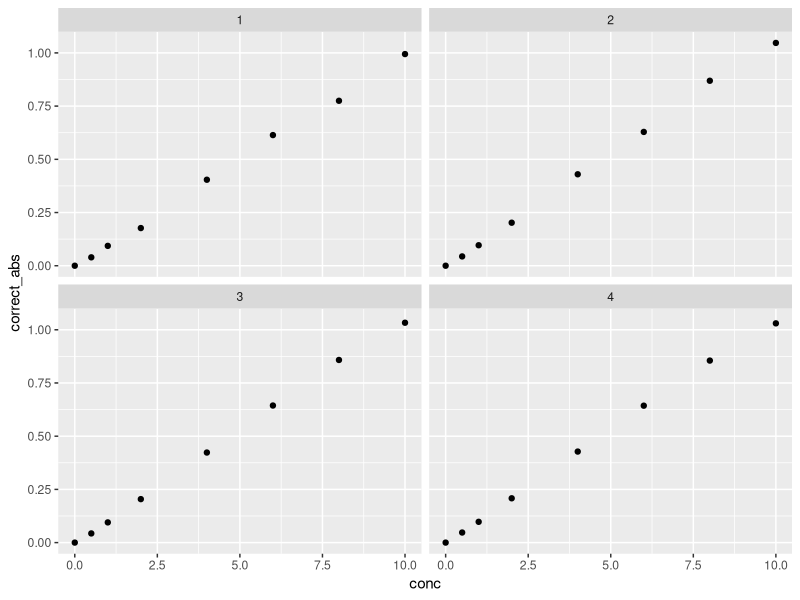
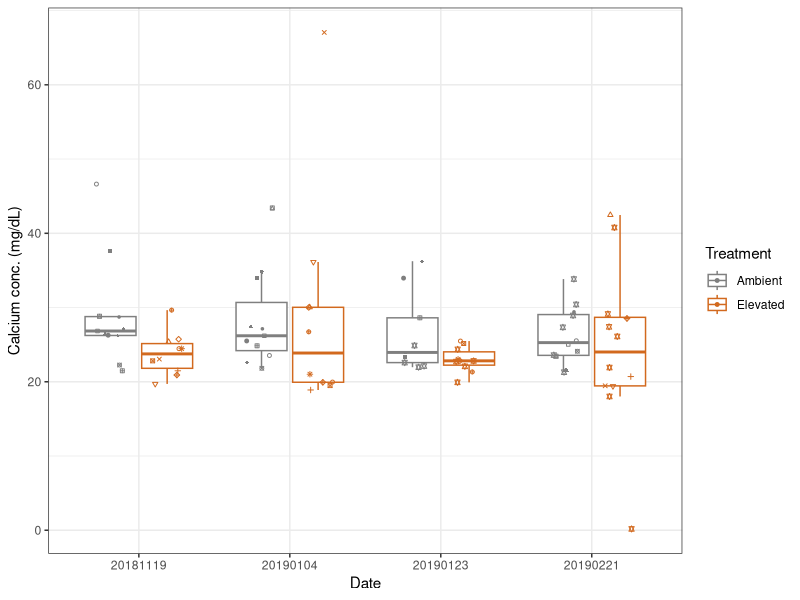

These figures' R source, in order: (Note: this script raises an error after producing the figures.)
## ---- chunk 1
library(readxl)
library(dplyr)
library(tidyr)
library(ggplot2)
## ---- chunk 2
ca_data <- read_xlsx("../data/20201125/CompiledData.xlsx")

sample_info <- read_xlsx("../data/20201125/CompiledData.xlsx", sheet = 'SampleInfo' )

histology_data <- read_xlsx("../../amb_v_constantlow_brood_data/histology_scoring/HistologyScores_STRIGG.xlsx")
## ---- chunk 3
ca_data_sum <- ca_data %>% group_by(Plate, ID) %>% summarise(mean_abs = mean(`Absorbance @ 570 (1.0s) (A)`))

## ---- chunk 4
ca_data_sum_corrected <- ca_data_sum %>% group_by(Plate) %>% mutate(correct_abs = mean_abs - mean_abs[which(ID == "STD_A")])

## ---- chunk 5
ca_data_sum_corrected$conc <- NA

for (i in 1:nrow(ca_data_sum_corrected)){
  if(ca_data_sum_corrected$ID[i]=="STD_A"){
    ca_data_sum_corrected$conc[i] <- 0
  }
  if(ca_data_sum_corrected$ID[i]=="STD_B"){
    ca_data_sum_corrected$conc[i] <- 0.5
  }
  if(ca_data_sum_corrected$ID[i]=="STD_C"){
    ca_data_sum_corrected$conc[i] <- 1
  }
  if(ca_data_sum_corrected$ID[i]=="STD_D"){
    ca_data_sum_corrected$conc[i] <- 2
  }
  if(ca_data_sum_corrected$ID[i]=="STD_E"){
    ca_data_sum_corrected$conc[i] <- 4
  }
  if(ca_data_sum_corrected$ID[i]=="STD_F"){
    ca_data_sum_corrected$conc[i] <- 6
  }
  if(ca_data_sum_corrected$ID[i]=="STD_G"){
    ca_data_sum_corrected$conc[i] <- 8
  }
  if(ca_data_sum_corrected$ID[i]=="STD_H"){
    ca_data_sum_corrected$conc[i] <- 10
  }
}

## ---- chunk 6

ggplot(ca_data_sum_corrected[grep("STD",ca_data_sum_corrected$ID),], aes(conc,correct_abs)) + geom_point() + facet_wrap(~Plate)
## ---- chunk 7

#plate 1
summary(lm(conc ~ correct_abs, data = ca_data_sum_corrected[which(ca_data_sum_corrected$Plate ==1 & substr(ca_data_sum_corrected$ID,1,3) == "STD"),]))

#plate 2
summary(lm(conc ~ correct_abs, data = ca_data_sum_corrected[which(ca_data_sum_corrected$Plate ==2 & substr(ca_data_sum_corrected$ID,1,3) == "STD"),]))

#plate 3
summary(lm(conc ~ correct_abs, data = ca_data_sum_corrected[which(ca_data_sum_corrected$Plate ==3 & substr(ca_data_sum_corrected$ID,1,3) == "STD"),]))

#plate 4
summary(lm(conc ~ correct_abs, data = ca_data_sum_corrected[which(ca_data_sum_corrected$Plate ==4 & substr(ca_data_sum_corrected$ID,1,3) == "STD"),]))


# I also did this in excel and I get different values (see below); since I trust excel more than this lm, I'm going with the excel values

#excel slope and intercept values
# plate 1:
  # slope: 0.0999
  # intercept: -0.0064

#plate 2: 
  # slope: 0.1067
  # intercept: -0.0057

#plate 3: 
  # slope: 0.1057
  # intercept: -0.0038

#plate 4:
  # slope: 0.1051
  # intercept: -0.0002
## ---- chunk 8

# conc. = (corrected sample abs - y intercept / slope) * sample dilution
for (i in 1:nrow(ca_data_sum_corrected)){
  if(substr(ca_data_sum_corrected$ID[i],1,3)!="STD" & ca_data_sum_corrected$Plate[i] == 1){
    ca_data_sum_corrected$conc[i] <- ((ca_data_sum_corrected$correct_abs[i] + 0.0064) / 0.0999) * 4
  }
  if(substr(ca_data_sum_corrected$ID[i],1,3)!="STD" & ca_data_sum_corrected$Plate[i] == 2){
    ca_data_sum_corrected$conc[i] <- ((ca_data_sum_corrected$correct_abs[i] + 0.0057) / 0.1067) * 4
  }
  if(substr(ca_data_sum_corrected$ID[i],1,3)!="STD" & ca_data_sum_corrected$Plate[i] == 3){
    ca_data_sum_corrected$conc[i] <- ((ca_data_sum_corrected$correct_abs[i] + 0.0038) / 0.1057) * 4
  }
  if(substr(ca_data_sum_corrected$ID[i],1,3)!="STD" & ca_data_sum_corrected$Plate[i] == 4){
    ca_data_sum_corrected$conc[i] <- ((ca_data_sum_corrected$correct_abs[i] + 0.0002) / 0.1051) * 4
  }
}

#correct conc for ID 01/23-037L which was a 1:7 dilution (5uL in 35uL total)
ca_data_sum_corrected[which(ca_data_sum_corrected$ID == "01/23-037L"),"conc"] <- (data.frame((ca_data_sum_corrected[which(ca_data_sum_corrected$ID == "01/23-037L"),"correct_abs"]) + 0.0064) / 0.0999) * 7

## ---- chunk 9
#first check ID is the exact same as the label
head(sample_info[which(sample_info$ID!= sample_info$Label),])

#now create ID column to match with plate reader data
sample_info$ID <- paste0(substr(sample_info$Date,5,6),"/",substr(sample_info$Date,7,8),"-",sample_info$Label)



#merge sample info with plate reader data
ca_data_sum_corrected_info <- merge(ca_data_sum_corrected, sample_info, by = "ID")


#create a column with the number of sampling points called "freq"
ca_data_sum_corrected_info <- merge(ca_data_sum_corrected_info,table(Label = ca_data_sum_corrected_info$Label), by =  "Label")

#create a column with factors to use for labeling individuals with multiple sampling points

ca_data_sum_corrected_info$name <- factor(ifelse(ca_data_sum_corrected_info$Freq !=1,paste0(ca_data_sum_corrected_info$Label,"_",ca_data_sum_corrected_info$Freq),1))

## ---- chunk 10
ggplot(ca_data_sum_corrected_info, aes(x = factor(Date), y = conc, group = interaction(Treatment,factor(Date)),color = Treatment)) + geom_boxplot(outlier.shape = NA) + geom_point(shape = ca_data_sum_corrected_info$name,size=1,position = position_jitterdodge(jitter.width = 0.2)) + theme_bw() + labs(x = "Date", y = "Calcium conc. (mg/dL)") + scale_shape_manual(values=1:nlevels(ca_data_sum_corrected_info$name))  + scale_color_manual(values = c("gray50", "chocolate"))

## ---- chunk 11
aov_data <- aov(conc ~ Treatment * Date, data = ca_data_sum_corrected_info)
summary(aov_data)

## ---- chunk 12
ggplot(ca_data_sum_corrected_info, aes(x = factor(Date), y = conc, group = interaction(Sex,Treatment,factor(Date)),color = Treatment, fill = Sex)) + geom_boxplot(outlier.shape = NA) + geom_point(shape = ca_data_sum_corrected_info$name,size=1,position = position_jitterdodge(jitter.width = 0.1)) + theme_bw() + labs(x = "Date", y = "Calcium conc. (mg/dL)") + scale_shape_manual(values=1:nlevels(ca_data_sum_corrected_info$name)) + scale_color_manual(values = c("gray50", "chocolate")) + scale_fill_manual(values = c("wheat1","lightblue1"))

## ---- chunk 13
#create a column for days to go into 
ca_data_sum_corrected_info$days <- NA


for(i in 1:nrow(ca_data_sum_corrected_info)){
  if(ca_data_sum_corrected_info$Date[i] == "20181119"){
    ca_data_sum_corrected_info$days[i] <- "7"
  }
  if(ca_data_sum_corrected_info$Date[i] == "20190104"){
    ca_data_sum_corrected_info$days[i] <- "53"
  }
  if(ca_data_sum_corrected_info$Date[i] == "20190123"){
    ca_data_sum_corrected_info$days[i] <- "72"
  }
  if(ca_data_sum_corrected_info$Date[i] == "20190221"){
    ca_data_sum_corrected_info$days[i] <- "93 + 8 day recovery"
  }
}

ca_data_sum_corrected_info$days <- factor(ca_data_sum_corrected_info$days, levels = c("7", "53", "72", "93 + 8 day recovery"))

count_summary <- ca_data_sum_corrected_info %>% group_by(Sex,days) %>% count()

## ---- chunk 14
ggplot(ca_data_sum_corrected_info, aes(x = days, y = conc, group = interaction(Sex,Treatment,days),fill = Treatment)) + geom_boxplot(outlier.shape = NA) + geom_point(size=1,shape = 1,position = position_jitterdodge(jitter.width = 0.1)) +  theme_bw() + theme(axis.text.x = element_text(angle=90,hjust=0.95,vjust=0.2))  + labs(x = "Days", y = "Calcium conc. (mg/dL)") + facet_wrap(~Sex)

## ---- chunk 15
f_aov_data <- aov(conc ~ Treatment * days, data = ca_data_sum_corrected_info[which(ca_data_sum_corrected_info$Sex == "F"),])
summary(f_aov_data)

## ---- chunk 16
m_aov_data <- aov(conc ~ Treatment * days, data = ca_data_sum_corrected_info[which(ca_data_sum_corrected_info$Sex == "M"),])
summary(m_aov_data)

## ---- chunk 17
#create column for Geoduck.ID
ca_data_sum_corrected_info$Geoduck.ID <- gsub("L", "", ca_data_sum_corrected_info$Label)

ca_data_sum_corrected_info_stage <- merge(ca_data_sum_corrected_info,histology_data[,c("Geoduck.ID", "Stage")], by = "Geoduck.ID")


ggplot(ca_data_sum_corrected_info_stage[which(ca_data_sum_corrected_info_stage$Date == "20190123" |ca_data_sum_corrected_info_stage$Date == "20190221"  ),], aes(x = Stage, y = conc, group = interaction(Sex,Treatment,Stage),color = Treatment)) +  geom_point(size=1) +  theme_bw() + theme(axis.text.x = element_text(angle=90,hjust=0.95,vjust=0.2))  + labs(x = "Stage", y = "Calcium conc. (mg/dL)") + facet_wrap(~Sex + Date, scales = "free_x")

